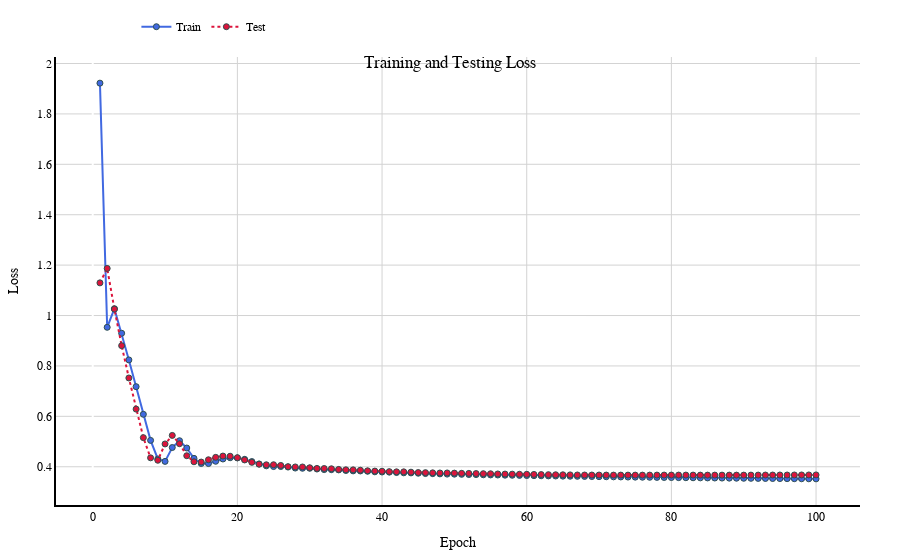
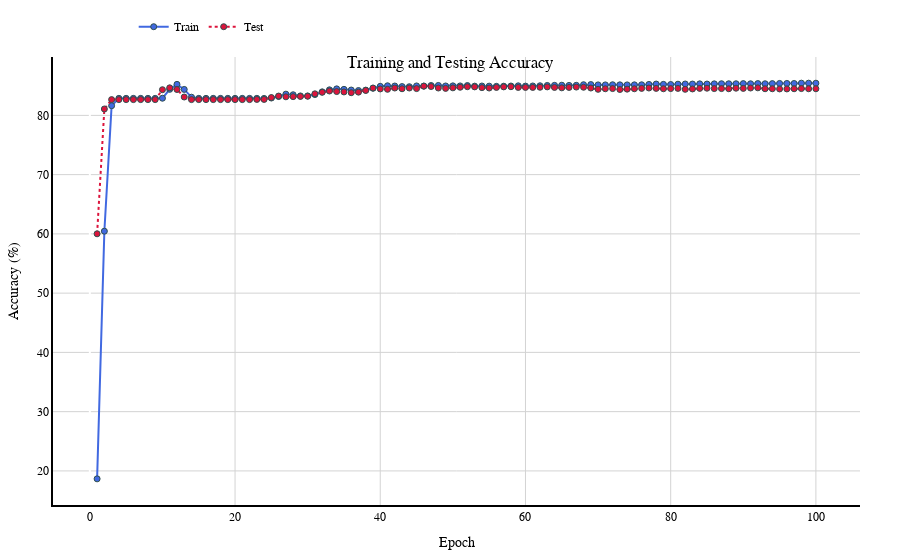

Source (notebook cell) for these figures, in order:
### Code cell
# Example usage
plot_metric("Training and Testing Loss", "Loss", train_losses, test_losses)
plot_metric("Training and Testing Accuracy", "Accuracy (%)", train_accuracies, test_accuracies)
plot_metric("Training and Testing Discrimination", "Discrimination", train_discriminations, test_discriminations)
plot_metric("Training and Testing Fairness", "Fairness", train_fairness, test_fairness)
